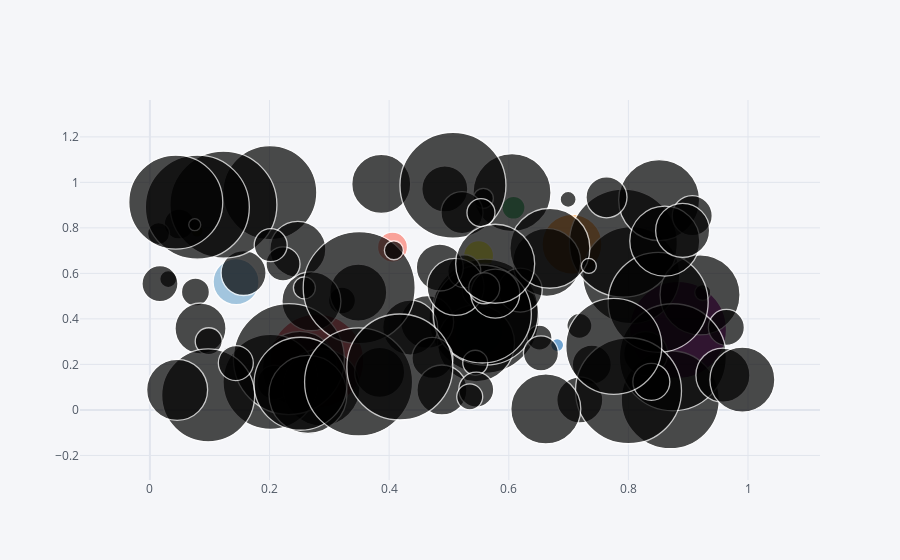

Write notebook code for a chart like this one.
### Code cell
df.iplot(kind="bubble", x="A", y= "B", size="C")
